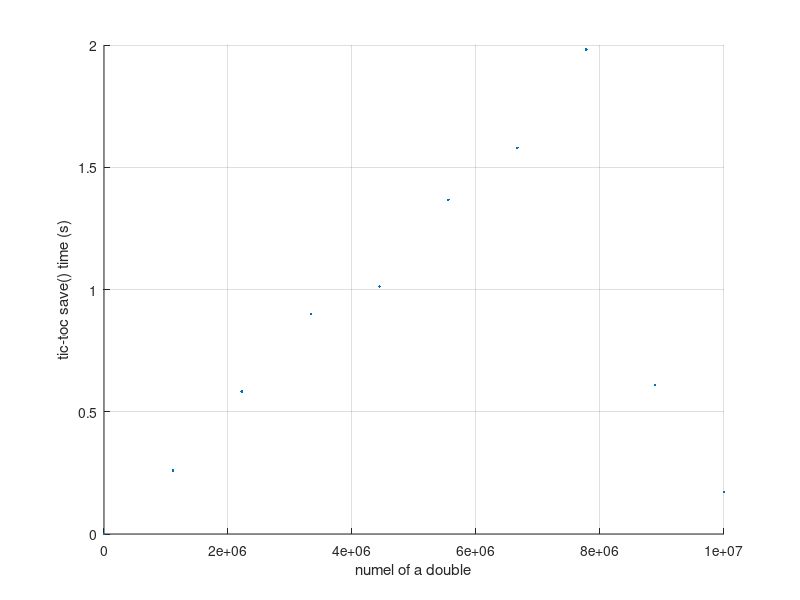

Reproduce this figure in MATLAB.
function benchmarkWriteMatFiles
% Time how .mat file overwriting time depends on double variable size.
%
% With Matlab 7.11.0.584 (R2010b) on a MACI64, overwrite time was quite
% linear.  This is not surprising.
%
% With MATLAB 7.8.0.347 (R2009a) on a MACI (32 bit), overwrite time was
% quite linear, as well.

filename = 'benchMat.mat';
d = [];
save(filename, 'd');

sizes = floor(linspace(0, 1e7, 10));
n = numel(sizes);
times = zeros(1,n);
for ii = [1 1:n]
    clear('d');
    d = zeros(1,sizes(ii));
    tic;
    save(filename, 'd', '-append');
    times(ii) = toc;
    sizes(ii) = numel(d);
end

f = figure(543);
clf(f)
ax = axes( ...
    'Parent', f, ...
    'XLim', [min(sizes)-1, max(sizes) + 1], ...
    'XGrid', 'on', ...
    'YGrid', 'on');
xlabel(ax, 'numel of a double');
ylabel(ax, 'tic-toc save() time (s)');
line(sizes, times, ...
    'Parent', ax, ...
    'LineStyle', 'none', ...
    'Marker', '.');

delete(filename)